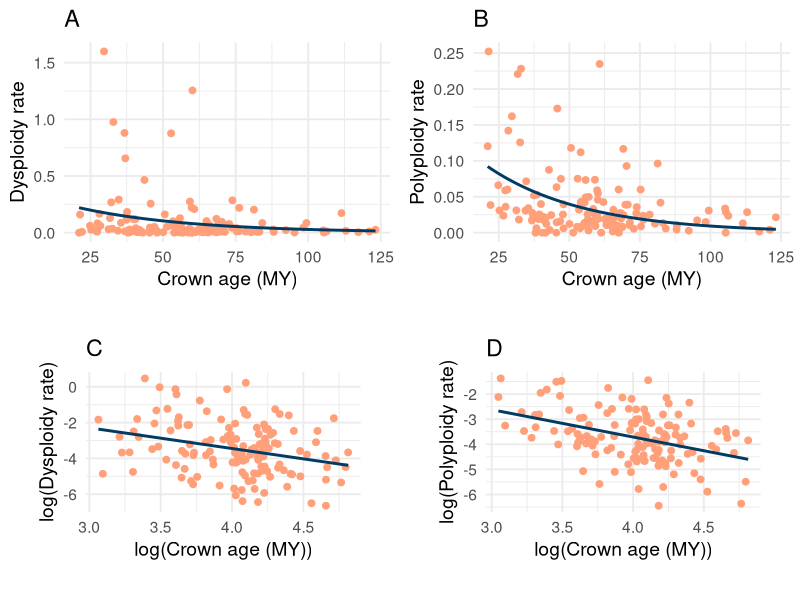
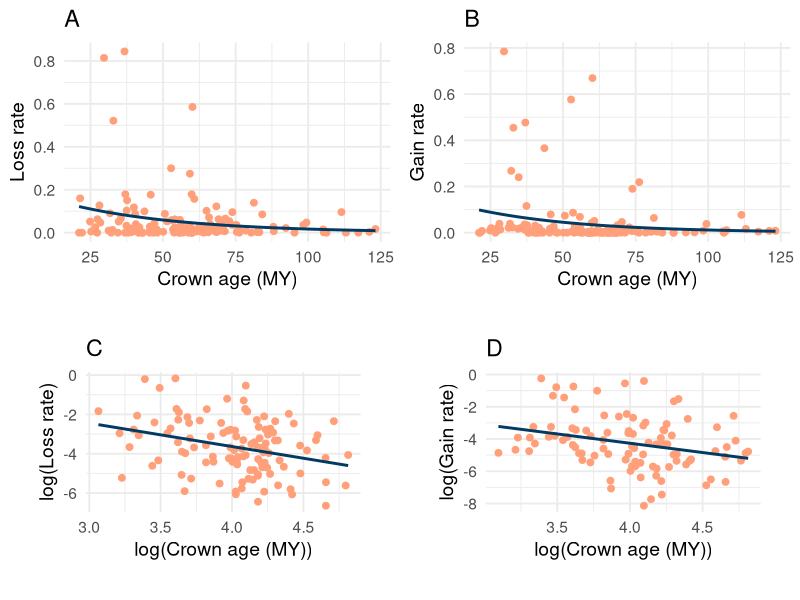

The R script that drew these images, in order:
## ---- chunk 1
# Load necessary libraries
library(ggplot2)
library(gridExtra)

# Assume the dataframe is called df
df <- read.csv("chromevolratestime.csv")
df
df <- df[!(df$Clade %in% c("Poaceae", "Cyperaceae")), ]
## ---- chunk 2

library(ggplot2)
library(gridExtra)

# Function to calculate model metrics for linear models
linear_model_fit <- function(model, data) {
  rss <- sum(residuals(model)^2)  # Residual Sum of Squares
  aic <- AIC(model)               # AIC
  r2 <- summary(model)$r.squared # R-squared
  p_value <- summary(model)$coefficients[2, 4]  # p-value of the slope
  return(c(RSS = rss, AIC = aic, R2 = r2, P_value = p_value))
}

# Function to calculate model metrics for exponential models
exp_model_fit <- function(model) {
  rss <- sum(residuals(model)^2)  # Residual Sum of Squares
  aic <- AIC(model)               # AIC
  # Calculate R² for exponential models
  fitted_values <- predict(model)
  residuals <- residuals(model)
  ss_total <- sum((fitted_values - mean(fitted_values))^2)
  r2 <- 1 - (rss / ss_total)      # R-squared
  # p-values for parameters
  summary_model <- summary(model)
  p_values <- summary_model$coefficients[, "Pr(>|t|)"]
  return(c(RSS = rss, AIC = aic, R2 = r2, P_value_A = p_values["a"], P_value_B = p_values["b"]))
}

# A: Linear and exponential models for Crown age vs. dysploidy rate
lin_model_A <- lm(best.model.dysploidy.rate ~ Crown.age..MY., data = df)
exp_model_A <- nls(best.model.dysploidy.rate ~ a * exp(b * Crown.age..MY.), 
                   data = df, start = list(a = 1, b = 0.01))

# B: Linear and exponential models for Crown age vs. polyploidy rate
lin_model_B <- lm(best.model.polyploidy.rate ~ Crown.age..MY., data = df)
exp_model_B <- nls(best.model.polyploidy.rate ~ a * exp(b * Crown.age..MY.), 
                   data = df, start = list(a = 1, b = 0.01))

# Remove rows where rates are zero for log models
df_log_C <- df[df$best.model.dysploidy.rate > 0, ]
df_log_D <- df[df$best.model.polyploidy.rate > 0, ]

# C: Log-transformed data, fitting linear models
lin_model_C <- lm(log(best.model.dysploidy.rate) ~ log(Crown.age..MY.), data = df_log_C)
lin_model_D <- lm(log(best.model.polyploidy.rate) ~ log(Crown.age..MY.), data = df_log_D)

# Calculate metrics for linear models (A and B)
fit_results_linear <- data.frame(
  Model = c("Linear A", "Linear B"),
  RSS = c(linear_model_fit(lin_model_A, df)["RSS"], linear_model_fit(lin_model_B, df)["RSS"]),
  AIC = c(linear_model_fit(lin_model_A, df)["AIC"], linear_model_fit(lin_model_B, df)["AIC"]),
  R2 = c(linear_model_fit(lin_model_A, df)["R2"], linear_model_fit(lin_model_B, df)["R2"]),
  P_value = c(linear_model_fit(lin_model_A, df)["P_value"], linear_model_fit(lin_model_B, df)["P_value"])
)

# Calculate metrics for exponential models (A and B)
fit_results_exp <- data.frame(
  Model = c("Exponential A", "Exponential B"),
  RSS = c(exp_model_fit(exp_model_A)["RSS"], exp_model_fit(exp_model_B)["RSS"]),
  AIC = c(exp_model_fit(exp_model_A)["AIC"], exp_model_fit(exp_model_B)["AIC"]),
  R2 = c(NA, NA),  # R² is NA for exponential models
  P_value = c(NA, NA)  # p-values are NA for exponential models
)

# Calculate metrics for linear models (C and D)
fit_results_linear_CD <- data.frame(
  Model = c("Log-Linear C", "Log-Linear D"),
  RSS = c(linear_model_fit(lin_model_C, df_log_C)["RSS"], linear_model_fit(lin_model_D, df_log_D)["RSS"]),
  AIC = c(linear_model_fit(lin_model_C, df_log_C)["AIC"], linear_model_fit(lin_model_D, df_log_D)["AIC"]),
  R2 = c(linear_model_fit(lin_model_C, df_log_C)["R2"], linear_model_fit(lin_model_D, df_log_D)["R2"]),
  P_value = c(linear_model_fit(lin_model_C, df_log_C)["P_value"], linear_model_fit(lin_model_D, df_log_D)["P_value"])
)

# Display the results
print("Linear and Exponential Models for A and B:")
print(fit_results_linear)
print(fit_results_exp)

print("Linear Models for C and D:")
print(fit_results_linear_CD)


## ---- chunk 3
library(ggplot2)
library(gridExtra)

# Calculate the range of log-transformed rates for y-axis limits
y_lim_dysploidy <- c(
  min(log(df$best.model.dysploidy.rate[df$best.model.dysploidy.rate > 0]), na.rm = TRUE),
  max(log(df$best.model.dysploidy.rate[df$best.model.dysploidy.rate > 0]), na.rm = TRUE)
)

y_lim_polyploidy <- c(
  min(log(df$best.model.polyploidy.rate[df$best.model.polyploidy.rate > 0]), na.rm = TRUE),
  max(log(df$best.model.polyploidy.rate[df$best.model.polyploidy.rate > 0]), na.rm = TRUE)
)

# Extend the lower limit to -7.5
y_lim_dysploidy[1] <- min(y_lim_dysploidy[1], -7.5)
y_lim_polyploidy[1] <- min(y_lim_polyploidy[1], -7.5)

# A - Crown age vs. dysploidy rate with exponential model
plotA <- ggplot(df, aes(x = Crown.age..MY., y = best.model.dysploidy.rate)) +
  geom_point(color = "#FFA07A", size = 2) +  # Light orange with smaller size
  geom_smooth(method = "nls", formula = y ~ a * exp(b * x), 
              method.args = list(start = list(a = 1, b = 0.01)),
              se = FALSE, color = "#013A63") +  # Marine blue
  labs(x = "Crown age (MY)", y = "Dysploidy rate") +
  theme_minimal(base_size = 14) +
  ggtitle("A")

# B - Crown age vs. polyploidy rate with exponential model
plotB <- ggplot(df, aes(x = Crown.age..MY., y = best.model.polyploidy.rate)) +
  geom_point(color = "#FFA07A", size = 2) +  # Light orange with smaller size
  geom_smooth(method = "nls", formula = y ~ a * exp(b * x), 
              method.args = list(start = list(a = 1, b = 0.01)),
              se = FALSE, color = "#013A63") +  # Marine blue
  labs(x = "Crown age (MY)", y = "Polyploidy rate") +
  theme_minimal(base_size = 14) +
  ggtitle("B")

# C - Log-log Crown age vs. dysploidy rate
plotC <- ggplot(df_log_C, aes(x = log(Crown.age..MY.), y = log(best.model.dysploidy.rate))) +
  geom_point(color = "#FFA07A", size = 2) +  # Light orange with smaller size
  geom_smooth(method = "lm", color = "#013A63", se = FALSE) +  # Marine blue
  labs(x = "log(Crown age (MY))", y = "log(Dysploidy rate)") +
  theme_minimal(base_size = 14) +
  ggtitle("C") +
  theme(plot.margin = unit(c(1, 1, 1, 1), "cm"))  # Adjust plot margins

# D - Log-log Crown age vs. polyploidy rate
plotD <- ggplot(df_log_D, aes(x = log(Crown.age..MY.), y = log(best.model.polyploidy.rate))) +
  geom_point(color = "#FFA07A", size = 2) +  # Light orange with smaller size
  geom_smooth(method = "lm", color = "#013A63", se = FALSE) +  # Marine blue
  labs(x = "log(Crown age (MY))", y = "log(Polyploidy rate)") +
  theme_minimal(base_size = 14) +
  ggtitle("D") +
  theme(plot.margin = unit(c(1, 1, 1, 1), "cm"))  # Adjust plot margins

# Arrange the four plots
grid.arrange(plotA, plotB, plotC, plotD, ncol = 2)



## ---- chunk 4
library(ggplot2)
library(gridExtra)

# Function to calculate the model metrics for linear and exponential models
model_fit <- function(model, data) {
  # For linear models
  if (inherits(model, "lm")) {
    rss <- sum(residuals(model)^2)  # Residual Sum of Squares
    aic <- AIC(model)               # AIC
    r2 <- summary(model)$r.squared # R-squared
    p_value <- summary(model)$coefficients[2, 4]  # p-value of the slope
  } else {
    # For non-linear models
    rss <- sum(residuals(model)^2)  # Residual Sum of Squares
    aic <- AIC(model)               # AIC
    r2 <- NA  # R-squared is not directly available for non-linear models
    p_value <- NA  # p-value is not directly available for non-linear models
  }
  return(c(RSS = rss, AIC = aic, R2 = r2, P_value = p_value))
}

# Function to calculate the model metrics for exponential models
exp_model_fit <- function(model) {
  rss <- sum(residuals(model)^2)  # Residual Sum of Squares
  aic <- AIC(model)               # AIC
  r2 <- NA  # R-squared is not available for non-linear models
  p_value <- NA  # p-value is not directly available for non-linear models
  return(c(RSS = rss, AIC = aic, R2 = r2, P_value = p_value))
}

# A: Linear and exponential models for Crown age vs. loss rate
lin_model_A <- lm(best.model.loss.rate ~ Crown.age..MY., data = df)
exp_model_A <- nls(best.model.loss.rate ~ a * exp(b * Crown.age..MY.), 
                   data = df, start = list(a = 1, b = 0.01))

# B: Linear and exponential models for Crown age vs. gain rate
lin_model_B <- lm(best.model.gain.rate ~ Crown.age..MY., data = df)
exp_model_B <- nls(best.model.gain.rate ~ a * exp(b * Crown.age..MY.), 
                   data = df, start = list(a = 1, b = 0.01))

# Remove rows where rates are zero for log models
df_log_C <- df[df$best.model.loss.rate > 0, ]
df_log_D <- df[df$best.model.gain.rate > 0, ]

# C: Log-transformed data, fitting linear models
lin_model_C <- lm(log(best.model.loss.rate) ~ log(Crown.age..MY.), data = df_log_C)

# D: Log-transformed data, fitting linear models
lin_model_D <- lm(log(best.model.gain.rate) ~ log(Crown.age..MY.), data = df_log_D)

# Create results for exponential models
fit_results_exp <- data.frame(
  Model = c("Exponential A", "Exponential B"),
  RSS = c(exp_model_fit(exp_model_A)["RSS"], exp_model_fit(exp_model_B)["RSS"]),
  AIC = c(exp_model_fit(exp_model_A)["AIC"], exp_model_fit(exp_model_B)["AIC"]),
  R2 = c(exp_model_fit(exp_model_A)["R2"], exp_model_fit(exp_model_B)["R2"]),
  P_value = c(exp_model_fit(exp_model_A)["P_value"], exp_model_fit(exp_model_B)["P_value"])
)

# Create results for linear models (C and D)
fit_results_linear_CD <- data.frame(
  Model = c("Log-Linear C", "Log-Linear D"),
  RSS = c(model_fit(lin_model_C, df_log_C)["RSS"], model_fit(lin_model_D, df_log_D)["RSS"]),
  AIC = c(model_fit(lin_model_C, df_log_C)["AIC"], model_fit(lin_model_D, df_log_D)["AIC"]),
  R2 = c(model_fit(lin_model_C, df_log_C)["R2"], model_fit(lin_model_D, df_log_D)["R2"]),
  P_value = c(model_fit(lin_model_C, df_log_C)["P_value"], model_fit(lin_model_D, df_log_D)["P_value"])
)

# Display the results for linear and exponential models (A and B)
print("Linear and Exponential Models for A and B:")
print(model_fit(lin_model_A, df))
print(model_fit(lin_model_B, df))
print(fit_results_exp)

# Display the results for linear models (C and D)
print("Linear Models for C and D:")
print(fit_results_linear_CD)


## ---- chunk 5
library(ggplot2)
library(gridExtra)

# Calculate the range of log-transformed rates for y-axis limits
y_lim_loss <- c(
  min(log(df$best.model.loss.rate[df$best.model.loss.rate > 0]), na.rm = TRUE),
  max(log(df$best.model.loss.rate[df$best.model.loss.rate > 0]), na.rm = TRUE)
)

y_lim_gain <- c(
  min(log(df$best.model.gain.rate[df$best.model.gain.rate > 0]), na.rm = TRUE),
  max(log(df$best.model.gain.rate[df$best.model.gain.rate > 0]), na.rm = TRUE)
)

# Extend the lower limit to -7.5
y_lim_loss[1] <- min(y_lim_loss[1], -7.5)
y_lim_gain[1] <- min(y_lim_gain[1], -7.5)

# A - Crown age vs. loss rate with exponential model
plotA <- ggplot(df, aes(x = Crown.age..MY., y = best.model.loss.rate)) +
  geom_point(color = "#FFA07A", size = 2) +  # Light orange with smaller size
  geom_smooth(method = "nls", formula = y ~ a * exp(b * x), 
              method.args = list(start = list(a = 1, b = 0.01)),
              se = FALSE, color = "#013A63") +  # Marine blue
  labs(x = "Crown age (MY)", y = "Loss rate") +
  theme_minimal(base_size = 14) +
  ggtitle("A")

# B - Crown age vs. gain rate with exponential model
plotB <- ggplot(df, aes(x = Crown.age..MY., y = best.model.gain.rate)) +
  geom_point(color = "#FFA07A", size = 2) +  # Light orange with smaller size
  geom_smooth(method = "nls", formula = y ~ a * exp(b * x), 
              method.args = list(start = list(a = 1, b = 0.01)),
              se = FALSE, color = "#013A63") +  # Marine blue
  labs(x = "Crown age (MY)", y = "Gain rate") +
  theme_minimal(base_size = 14) +
  ggtitle("B")

# C - Log-log Crown age vs. loss rate
plotC <- ggplot(df_log_C, aes(x = log(Crown.age..MY.), y = log(best.model.loss.rate))) +
  geom_point(color = "#FFA07A", size = 2) +  # Light orange with smaller size
  geom_smooth(method = "lm", color = "#013A63", se = FALSE) +  # Marine blue
  labs(x = "log(Crown age (MY))", y = "log(Loss rate)") +
  theme_minimal(base_size = 14) +
  ggtitle("C") +
  theme(plot.margin = unit(c(1, 1, 1, 1), "cm"))  # Adjust plot margins

# D - Log-log Crown age vs. gain rate
plotD <- ggplot(df_log_D, aes(x = log(Crown.age..MY.), y = log(best.model.gain.rate))) +
  geom_point(color = "#FFA07A", size = 2) +  # Light orange with smaller size
  geom_smooth(method = "lm", color = "#013A63", se = FALSE) +  # Marine blue
  labs(x = "log(Crown age (MY))", y = "log(Gain rate)") +
  theme_minimal(base_size = 14) +
  ggtitle("D") +
  theme(plot.margin = unit(c(1, 1, 1, 1), "cm"))  # Adjust plot margins

# Arrange the four plots
grid.arrange(plotA, plotB, plotC, plotD, ncol = 2)

